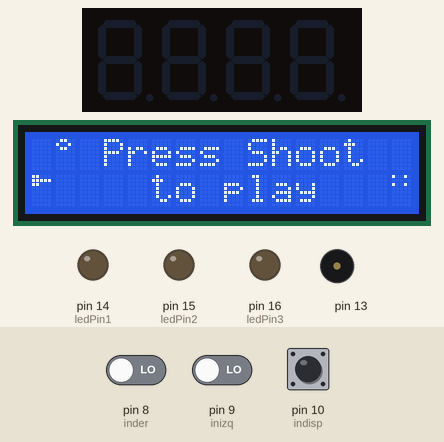
Bench run of a sketch on a simulated Arduino Mega 2560, built with avr-gcc and run on an emulated ATmega2560. Shown: 4-digit seven-segment display, 16×2 character LCD, output pins drawn as LEDs (lit = HIGH), buzzer (waves = sounding). The test bench sets the inputs (shaded band); at power-on: pin 10 (indisp) LOW, pin 9 (inizq) LOW, pin 8 (inder) LOW. Random numbers use the default seed unless the sketch sets one.

Above: at 1.2 s.
1.3 s: pin 10 (indisp) pulsed HIGH 2 times (0.12 s each, 0.3 s apart)
At 4.82 s:
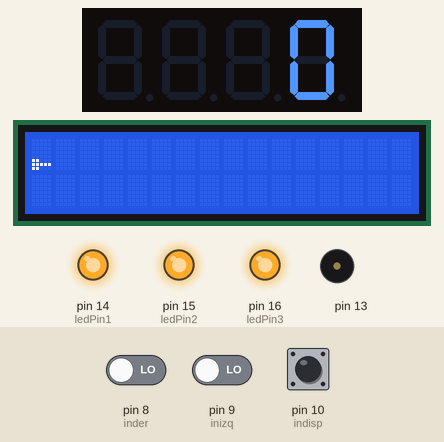
4.9 s: pin 9 (inizq) driven HIGH
At 5.6 s:
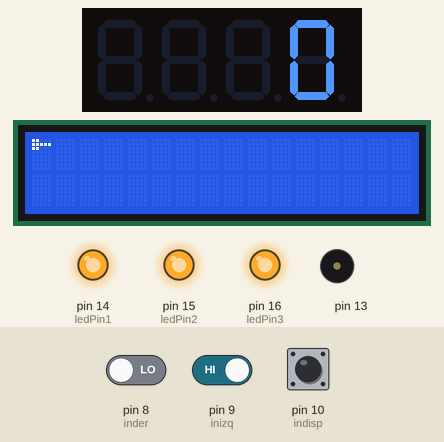
7.7 s: pin 9 (inizq) driven LOW
At 7.96 s:
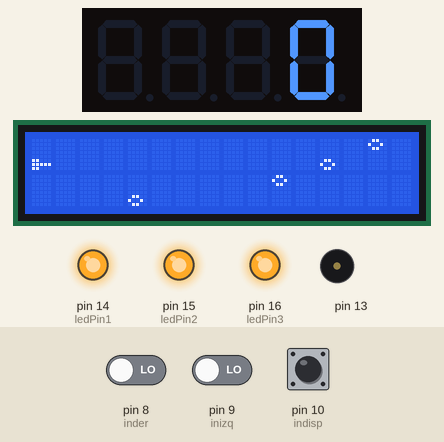
9.9 s: pin 9 (inizq) driven HIGH
At 10.0 s:
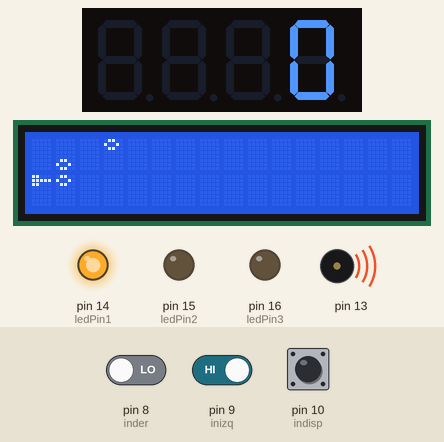
11.7 s: pin 10 (indisp) pulsed HIGH 5 times (0.12 s each, 0.3 s apart)
At 13.6 s:
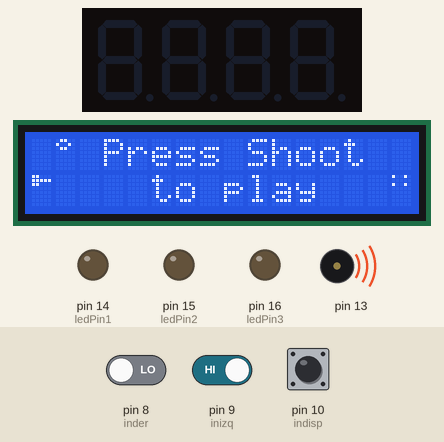
16.2 s: pin 8 (inder) driven HIGH
At 16.5 s:
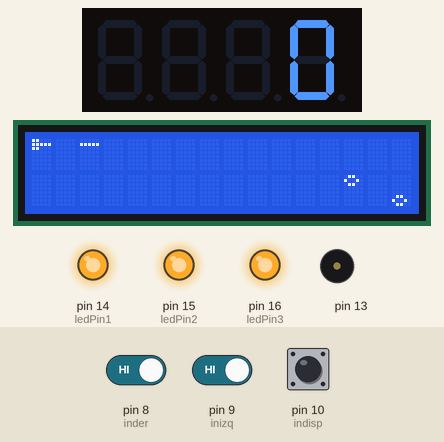
Timing chart, 0 to 21.0 s (numbered marks = the images above; inputs shaded):
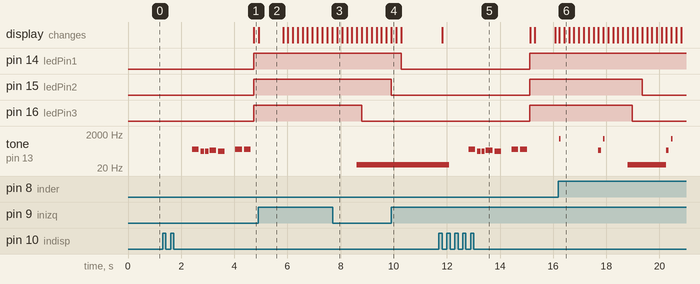

The sketch:

LCD-SpaceDefenseGame.ino
```cpp
#include "pitches.h"
#include <LiquidCrystal.h>
LiquidCrystal lcd(1, 2, 4, 5, 6, 7);
int ledPin1 = 14;    // choose the input pin (for led)
int ledPin2 = 15;    // choose the input pin (for led)
int ledPin3 = 16;    // choose the input pin (for led)
int inizq = 9;   // choose the input pin (for a pushbutton)
int inder = 8;   // choose the input pin (for a pushbutton)
int indisp = 10;
int val = 0;     // variable for reading the pin status
int nave = 2;
int disp1 = -1;
int disp2 = -1;
int disp3 = -1;
int disp4 = -1;
int meteorito = 0;
int me1 = 17;
int me2 = 17;
int me3 = 17;
int me4 = 17;
int puntos = 0;
int vida = 0;
int v1 = 0;
int v2 = 0;
int v3 = 0;

byte n1[8] = {
 B11000,
 B11111,
 B11000,
 B00000,
 B00000,
 B00000,
 B00000,
 B00000
};
byte n2[8] = {
 B00000,
 B00000,
 B00000,
 B00000,
 B00000,
 B11000,
 B11111,
 B11000,
};
byte laser1[8] = {
 B00000,
 B11111,
 B00000,
 B00000,
 B00000,
 B00000,
 B00000,
 B00000
};
byte laser2[8] = {
 B00000,
 B00000,
 B00000,
 B00000,
 B00000,
 B00000,
 B11111,
 B00000,
};
byte met1[8] = {
 B01100,
 B10010,
 B01100,
 B00000,
 B00000,
 B00000,
 B00000,
 B00000,
};
byte met2[8] = {
 B00000,
 B00000,
 B00000,
 B00000,
 B00000,
 B01100,
 B10010,
 B01100,
};
byte exp1[8] = {
 B10010,
 B00000,
 B10010,
 B00000,
 B00000,
 B00000,
 B00000,
 B00000,
};
byte exp2[8] = {
 B00000,
 B00000,
 B00000,
 B00000,
 B00000,
 B10010,
 B00000,
 B10010,
};
int melody[] = {
  NOTE_A3, NOTE_D5, NOTE_E5, NOTE_F5, NOTE_G5, NOTE_A5, NOTE_B5, NOTE_C6};

int melodybeginning[]={NOTE_C4, NOTE_G3, NOTE_G3, NOTE_A3, NOTE_G3, 0, NOTE_B3, NOTE_C4};
int noteDurations[]={4, 8, 8, 4, 4, 4, 4, 4};

#include "SevSeg.h"
SevSeg sevseg; //Initiate a seven segment controller object


void setup() {

byte leds = 0;

byte numDigits = 4;

byte digitPins[] = {42, 43, 44, 45};

byte segmentPins[] = {46, 47, 48, 49, 50, 51, 52, 53};


sevseg.begin(COMMON_CATHODE, numDigits, digitPins, segmentPins);

sevseg.setBrightness(90);


lcd.begin(16,2);
pinMode(inizq, INPUT);    // declare pushbutton as input
pinMode(inder, INPUT);    // declare pushbutton as input
pinMode(indisp, INPUT);    // declare pushbutton as input
pinMode(ledPin1, OUTPUT);    // declare LED as output
pinMode(ledPin2, OUTPUT);    // declare LED as output
pinMode(ledPin3, OUTPUT);    // declare LED as output
lcd.createChar(0,n1);
lcd.createChar(1,n2);
lcd.createChar(2,laser1);
lcd.createChar(3,laser2);
lcd.createChar(4,met1);
lcd.createChar(5,met2);
lcd.createChar(6,exp1);
lcd.createChar(7,exp2);

randomSeed(analogRead(0));
}

//*********************************************************************************************************************
void loop() {

if (vida < 1)
{

nave = 2;
disp1 = -1;
disp2 = -1;
disp3 = -1;
disp4 = -1;
me1 = 17;
me2 = 17;
me3 = 17;
me4 = 17;
lcd.setCursor(0,0);
lcd.print("   Press Shoot  ");
lcd.setCursor(0,1);
lcd.print("     to play    ");
lcd.setCursor(1,0);
lcd.write(byte(4));
lcd.setCursor(15,1);
lcd.write(byte(6));
lcd.setCursor(0,1);
lcd.write(byte(0));

}

do {
  digitalWrite(ledPin1, LOW);
  digitalWrite(ledPin2, LOW);
  digitalWrite(ledPin3, LOW);
  sevseg.refreshDisplay(); // Must run repeatedly
  val = digitalRead(indisp);
  if (val == HIGH && vida < 1) {
  delay (1);
  val = digitalRead(indisp);
  if (val == LOW && vida < 1) {
  sevseg.blank();
  delay (1000); //Beginning tone
      for (int thisNote=0; thisNote <13; thisNote++){
      //to calculate the note duration, take one second. Divided by the note type
      int noteDuration = 1000 / noteDurations [thisNote];
      tone(13, melodybeginning [thisNote], noteDuration);
      //to distinguish the notes, set a minimum time between them
      //the note's duration +30% seems to work well
      int pauseBetweenNotes = noteDuration * 1.30;
      delay(pauseBetweenNotes);
      //stop the tone playing
      noTone(13);
}
lcd.setCursor(0,0);
lcd.print("                ");
lcd.setCursor(0,1);
lcd.print("                ");
  vida = 3;
  puntos = 0;
  sevseg.setNumber(puntos);
  sevseg.refreshDisplay(); // Must run repeatedly
  }}
} while (vida < 1);

//VIDALOOP-------------------------------------------------------------------------------
if (vida > 2) {
   v1 = 1;
   v2 = 1;
   v3 = 1;
} else {
if (vida > 1) {
   v1 = 1;
   v2 = 1;
   v3 = 0;
} else {
if (vida > 0) {
   v1 = 1;
   v2 = 0;
   v3 = 0;
}}}

if (v1 > 0) {
    digitalWrite(ledPin1, HIGH);
  } else {
    digitalWrite(ledPin1, LOW);
}

if (v2 > 0) {
    digitalWrite(ledPin2, HIGH);
  } else {
    digitalWrite(ledPin2, LOW);
}

if (v3 > 0) {
    digitalWrite(ledPin3, HIGH);
  } else {
    digitalWrite(ledPin3, LOW);
}
//VIDALOOP-------------------------------------------------------------------------------

sevseg.refreshDisplay(); // Must run repeatedly
sevseg.refreshDisplay(); // Must run repeatedly
sevseg.refreshDisplay(); // Must run repeatedly
if (me1 > 0) {
if (me1 < 17) {
  lcd.setCursor(me1+1,0);
  lcd.print(" ");
  lcd.setCursor(me1,0);
  lcd.write(byte(4));
  me1 -= 1;
}
} else {
  tone(13, NOTE_B0, 2001); //Dead
  vida -= 1;
  me1 = 17;
}
sevseg.refreshDisplay(); // Must run repeatedly
sevseg.refreshDisplay(); // Must run repeatedly
sevseg.refreshDisplay(); // Must run repeatedly
if (me2 > 0) {
if (me2 < 17) {
  lcd.setCursor(me2+1,0);
  lcd.print(" ");
  lcd.setCursor(me2,0);
  lcd.write(byte(5));
  me2 -= 1;
}
} else {
  tone(13, NOTE_B0, 2001); //Dead
  vida -= 1;
  me2 = 17;
}
sevseg.refreshDisplay(); // Must run repeatedly
sevseg.refreshDisplay(); // Must run repeatedly
sevseg.refreshDisplay(); // Must run repeatedly
if (me3 > 0) {
if (me3 < 17) {
  lcd.setCursor(me3+1,1);
  lcd.print(" ");
  lcd.setCursor(me3,1);
  lcd.write(byte(4));
  me3 -= 1;
}
} else {
  tone(13, NOTE_B0, 2001); //Dead
  vida -= 1;
  me3 = 17;
}
sevseg.refreshDisplay(); // Must run repeatedly
sevseg.refreshDisplay(); // Must run repeatedly
sevseg.refreshDisplay(); // Must run repeatedly
if (me4 > 0) {
if (me4 < 17) {
  lcd.setCursor(me4+1,1);
  lcd.print(" ");
  lcd.setCursor(me4,1);
  lcd.write(byte(5));
  me4 -= 1;
}
} else {
  tone(13, NOTE_B0, 2001); //Dead
  vida -= 1;
  me4 = 17;
}
sevseg.refreshDisplay(); // Must run repeatedly
sevseg.refreshDisplay(); // Must run repeatedly
sevseg.refreshDisplay(); // Must run repeatedly
if (nave > 4)
{
  nave = 4;
} else {
if (nave < 1)
{
  nave = 1;
}
}
sevseg.refreshDisplay(); // Must run repeatedly
sevseg.refreshDisplay(); // Must run repeatedly
sevseg.refreshDisplay(); // Must run repeatedly
if (disp1 > 0) {
  if (disp1 == 17) {
    disp1 -= 18;
    } else {
  lcd.setCursor(disp1-1,0);
  lcd.print(" ");
  lcd.setCursor(disp1,0);
  lcd.write(byte(2));
  disp1 += 1;
}
}
sevseg.refreshDisplay(); // Must run repeatedly
sevseg.refreshDisplay(); // Must run repeatedly
sevseg.refreshDisplay(); // Must run repeatedly
if (disp2 > 0) {
  if (disp2 == 17) {
    disp2 -= 18;
    } else {
  lcd.setCursor(disp2-1,0);
  lcd.print(" ");
  lcd.setCursor(disp2,0);
  lcd.write(byte(3));
  disp2 += 1;
}
}
sevseg.refreshDisplay(); // Must run repeatedly
sevseg.refreshDisplay(); // Must run repeatedly
sevseg.refreshDisplay(); // Must run repeatedly
if (disp3 > 0) {
  if (disp3 == 17) {
    disp3 -= 18;
    } else {
  lcd.setCursor(disp3-1,1);
  lcd.print(" ");
  lcd.setCursor(disp3,1);
  lcd.write(byte(2));
  disp3 += 1;
}
}
sevseg.refreshDisplay(); // Must run repeatedly
sevseg.refreshDisplay(); // Must run repeatedly
sevseg.refreshDisplay(); // Must run repeatedly
if (disp4 > 0) {
  if (disp4 == 17) {
    disp4 -= 18;
    } else {
  lcd.setCursor(disp4-1,1);
  lcd.print(" ");
  lcd.setCursor(disp4,1);
  lcd.write(byte(3));
  disp4 += 1;
}
}
sevseg.refreshDisplay(); // Must run repeatedly
sevseg.refreshDisplay(); // Must run repeatedly
sevseg.refreshDisplay(); // Must run repeatedly
if (nave == 1)
{
lcd.setCursor(0,1);
lcd.print(" ");
lcd.setCursor(0,0);
lcd.write(byte(0));
} else {
if (nave == 2)
{
lcd.setCursor(0,1);
lcd.print(" ");
lcd.setCursor(0,0);
lcd.write(byte(1));
} else {
if (nave == 3)
{
lcd.setCursor(0,0);
lcd.print(" ");
lcd.setCursor(0,1);
lcd.write(byte(0));
} else {
if (nave == 4)
{
lcd.setCursor(0,0);
lcd.print(" ");
lcd.setCursor(0,1);
lcd.write(byte(1));
}
}
}
}

sevseg.refreshDisplay(); // Must run repeatedly
//MAXIMUMDELAY**********************************************
delay(2);
sevseg.refreshDisplay(); // Must run repeatedly
delay(2);
sevseg.refreshDisplay(); // Must run repeatedly
delay(2);
sevseg.refreshDisplay(); // Must run repeatedly
delay(2);
sevseg.refreshDisplay(); // Must run repeatedly
delay(2);
sevseg.refreshDisplay(); // Must run repeatedly
delay(2);
sevseg.refreshDisplay(); // Must run repeatedly
delay(2);
sevseg.refreshDisplay(); // Must run repeatedly
delay(2);
sevseg.refreshDisplay(); // Must run repeatedly
delay(2);
sevseg.refreshDisplay(); // Must run repeatedly
delay(2);
sevseg.refreshDisplay(); // Must run repeatedly
delay(2);
sevseg.refreshDisplay(); // Must run repeatedly
delay(2);
sevseg.refreshDisplay(); // Must run repeatedly
delay(2);
sevseg.refreshDisplay(); // Must run repeatedly
delay(2);
sevseg.refreshDisplay(); // Must run repeatedly
delay(2);
sevseg.refreshDisplay(); // Must run repeatedly
delay(2);
sevseg.refreshDisplay(); // Must run repeatedly
delay(2);
sevseg.refreshDisplay(); // Must run repeatedly
delay(2);
sevseg.refreshDisplay(); // Must run repeatedly
delay(2);
sevseg.refreshDisplay(); // Must run repeatedly
delay(2);
sevseg.refreshDisplay(); // Must run repeatedly
delay(2);
sevseg.refreshDisplay(); // Must run repeatedly
delay(2);
sevseg.refreshDisplay(); // Must run repeatedly
delay(2);
sevseg.refreshDisplay(); // Must run repeatedly
delay(2);
sevseg.refreshDisplay(); // Must run repeatedly
delay(2);
sevseg.refreshDisplay(); // Must run repeatedly
delay(2);
sevseg.refreshDisplay(); // Must run repeatedly
delay(2);
sevseg.refreshDisplay(); // Must run repeatedly
delay(2);
sevseg.refreshDisplay(); // Must run repeatedly
delay(2);
sevseg.refreshDisplay(); // Must run repeatedly
delay(2);
sevseg.refreshDisplay(); // Must run repeatedly
delay(2);
sevseg.refreshDisplay(); // Must run repeatedly
delay(2);
sevseg.refreshDisplay(); // Must run repeatedly
delay(2);
sevseg.refreshDisplay(); // Must run repeatedly
delay(2);
sevseg.refreshDisplay(); // Must run repeatedly
delay(2);
sevseg.refreshDisplay(); // Must run repeatedly
delay(2);
sevseg.refreshDisplay(); // Must run repeatedly
delay(2);
sevseg.refreshDisplay(); // Must run repeatedly
delay(2);
sevseg.refreshDisplay(); // Must run repeatedly
delay(2);
sevseg.refreshDisplay(); // Must run repeatedly
delay(2);
sevseg.refreshDisplay(); // Must run repeatedly
delay(2);
sevseg.refreshDisplay(); // Must run repeatedly
delay(2);
sevseg.refreshDisplay(); // Must run repeatedly
delay(2);
sevseg.refreshDisplay(); // Must run repeatedly
delay(2);
sevseg.refreshDisplay(); // Must run repeatedly
delay(2);
sevseg.refreshDisplay(); // Must run repeatedly
delay(2);
sevseg.refreshDisplay(); // Must run repeatedly
delay(2);
sevseg.refreshDisplay(); // Must run repeatedly
delay(2);
sevseg.refreshDisplay(); // Must run repeatedly
delay(2);
sevseg.refreshDisplay(); // Must run repeatedly
delay(2);
sevseg.refreshDisplay(); // Must run repeatedly
delay(2);
sevseg.refreshDisplay(); // Must run repeatedly
delay(2);
sevseg.refreshDisplay(); // Must run repeatedly
delay(2);
sevseg.refreshDisplay(); // Must run repeatedly
delay(2);
sevseg.refreshDisplay(); // Must run repeatedly
delay(2);
sevseg.refreshDisplay(); // Must run repeatedly
delay(2);
sevseg.refreshDisplay(); // Must run repeatedly
delay(2);
sevseg.refreshDisplay(); // Must run repeatedly
delay(2);
sevseg.refreshDisplay(); // Must run repeatedly
delay(2);
sevseg.refreshDisplay(); // Must run repeatedly
delay(2);
sevseg.refreshDisplay(); // Must run repeatedly
delay(2);
sevseg.refreshDisplay(); // Must run repeatedly
delay(2);
sevseg.refreshDisplay(); // Must run repeatedly
delay(2);
sevseg.refreshDisplay(); // Must run repeatedly
delay(2);
sevseg.refreshDisplay(); // Must run repeatedly
delay(2);
sevseg.refreshDisplay(); // Must run repeatedly
delay(2);
sevseg.refreshDisplay(); // Must run repeatedly
delay(2);
sevseg.refreshDisplay(); // Must run repeatedly
delay(2);
sevseg.refreshDisplay(); // Must run repeatedly
delay(2);
sevseg.refreshDisplay(); // Must run repeatedly
delay(2);
sevseg.refreshDisplay(); // Must run repeatedly
delay(2);
sevseg.refreshDisplay(); // Must run repeatedly
delay(2);
sevseg.refreshDisplay(); // Must run repeatedly
delay(2);
sevseg.refreshDisplay(); // Must run repeatedly
delay(2);
sevseg.refreshDisplay(); // Must run repeatedly
delay(2);
sevseg.refreshDisplay(); // Must run repeatedly
delay(2);
sevseg.refreshDisplay(); // Must run repeatedly
delay(2);
sevseg.refreshDisplay(); // Must run repeatedly
delay(2);
sevseg.refreshDisplay(); // Must run repeatedly
delay(2);
sevseg.refreshDisplay(); // Must run repeatedly
delay(2);
sevseg.refreshDisplay(); // Must run repeatedly
//MAXIMUMDELAY**********************************************


sevseg.refreshDisplay(); // Must run repeatedly
meteorito = random (1,10);
if (meteorito == 1) {
  if (me1 == 17 && (me2 == 17 || me2 < 15)) {
  me1 -= 1;
} else {
  lcd.setCursor(me1+1,0);
  lcd.print(" ");
  lcd.setCursor(me1,0);
  lcd.write(byte(4));
  me1 -= 0;
}
} else {
if (meteorito == 2) {
  if (me2 == 17 && (me1 == 17 || me1 < 15)) {
  me2 -= 1;
} else {
  lcd.setCursor(me2+1,0);
  lcd.print(" ");
  lcd.setCursor(me2,0);
  lcd.write(byte(5));
  me2 -= 0;
}
} else {
if (meteorito == 3) {
  if (me3 == 17 && (me4 == 17 || me4 < 15)) {
  me3 -= 1;
} else {
  lcd.setCursor(me3+1,1);
  lcd.print(" ");
  lcd.setCursor(me3,1);
  lcd.write(byte(4));
  me3 -= 0;
}
} else {
if (meteorito == 4) {
  if (me4 == 17 && (me3 == 17 || me3 < 15)) {
  me4 -= 1;
} else {
  lcd.setCursor(me4+1,1);
  lcd.print(" ");
  lcd.setCursor(me4,1);
  lcd.write(byte(5));
  me4 -= 0;
}
}
}
}
}

sevseg.refreshDisplay(); // Must run repeatedly
val = digitalRead(inizq);
if (val == LOW) {
nave = nave+1;
} else {
val = digitalRead(inder);
if (val == LOW) {
nave = nave-1;
} else {
val = digitalRead(indisp);
if (val == LOW) {
if (nave == 1 && disp1 == -1) {
tone(13, NOTE_D5, 100);
tone(13, NOTE_C6, 57);
disp1 = 1;
lcd.setCursor(1,0);
lcd.write(byte(2));
} else {
if (nave == 2 && disp2 == -1) {
tone(13, NOTE_D5, 100);
tone(13, NOTE_C6, 57);
disp2 = 1;
lcd.setCursor(1,0);
lcd.write(byte(3));
} else {
if (nave == 3 && disp3 == -1) {
tone(13, NOTE_D5, 100);
tone(13, NOTE_C6, 57);
disp3 = 1;
lcd.setCursor(1,1);
lcd.write(byte(2));
} else {
if (nave == 4 && disp4 == -1) {
tone(13, NOTE_D5, 100);
tone(13, NOTE_C6, 57);
disp4 = 1;
lcd.setCursor(1,1);
lcd.write(byte(3));
}
}
}
}
}
}
}
sevseg.refreshDisplay(); // Must run repeatedly
if (me1 == disp1) {
 tone(13, NOTE_A3, 100);
 lcd.setCursor(me1-1,0);
 lcd.print(" ");
 lcd.setCursor(me1+1,0);
 lcd.print(" ");
 lcd.setCursor(me1,0);
 lcd.write(byte(6));
 me1 = 17;
 disp1 = -1;
 puntos += 10;
 sevseg.setNumber(puntos);
 sevseg.refreshDisplay(); // Must run repeatedly
} else {
if (me1 == disp1-1) {
 tone(13, NOTE_A3, 100);
 lcd.setCursor(me1+1,0);
 lcd.print(" ");
 lcd.setCursor(me1,0);
 lcd.write(byte(6));
 me1 = 17;
 disp1 = -1;
 puntos += 10;
 sevseg.setNumber(puntos);
 sevseg.refreshDisplay(); // Must run repeatedly
}
}

if (me2 == disp2) {
 tone(13, NOTE_A3, 100);
 lcd.setCursor(me2-1,0);
 lcd.print(" ");
 lcd.setCursor(me2+1,0);
 lcd.print(" ");
 lcd.setCursor(me2,0);
 lcd.write(byte(7));
 me2 = 17;
 disp2 = -1;
 puntos += 10;
 sevseg.setNumber(puntos);
 sevseg.refreshDisplay(); // Must run repeatedly
} else {
if (me2 == disp2-1) {
 tone(13, NOTE_A3, 100);
 lcd.setCursor(me2+1,0);
 lcd.print(" ");
 lcd.setCursor(me2,0);
 lcd.write(byte(7));
 me2 = 17;
 disp2 = -1;
 puntos += 10;
 sevseg.setNumber(puntos);
 sevseg.refreshDisplay(); // Must run repeatedly
}
}

if (me3 == disp3) {
 tone(13, NOTE_A3, 100);
 lcd.setCursor(me3-1,1);
 lcd.print(" ");
 lcd.setCursor(me3+1,1);
 lcd.print(" ");
 lcd.setCursor(me3,1);
 lcd.write(byte(6));
 me3 = 17;
 disp3 = -1;
 puntos += 10;
 sevseg.setNumber(puntos);
 sevseg.refreshDisplay(); // Must run repeatedly
} else {
if (me3 == disp3-1) {
 tone(13, NOTE_A3, 100);
 lcd.setCursor(me3+1,1);
 lcd.print(" ");
 lcd.setCursor(me3,1);
 lcd.write(byte(6));
 me3 = 17;
 disp3 = -1;
 puntos += 10;
 sevseg.setNumber(puntos);
 sevseg.refreshDisplay(); // Must run repeatedly
}
}

if (me4 == disp4) {
 tone(13, NOTE_A3, 100);
 lcd.setCursor(me4-1,1);
 lcd.print(" ");
 lcd.setCursor(me4+1,1);
 lcd.print(" ");
 lcd.setCursor(me4,1);
 lcd.write(byte(7));
 me4 = 17;
 disp4 = -1;
 puntos += 10;
 sevseg.setNumber(puntos);
 sevseg.refreshDisplay(); // Must run repeatedly
} else {
if (me4 == disp4-1) {
 tone(13, NOTE_A3, 100);
 lcd.setCursor(me4+1,1);
 lcd.print(" ");
 lcd.setCursor(me4,1);
 lcd.write(byte(7));
 me4 = 17;
 disp4 = -1;
 puntos += 10;
 sevseg.setNumber(puntos);
 sevseg.refreshDisplay(); // Must run repeatedly
}
}
sevseg.refreshDisplay(); // Must run repeatedly
}
```

Measured:
- after the input at 1.3 s, pin 14 (ledPin1), pin 15 (ledPin2), pin 16 (ledPin3): LOW → HIGH after 3.4 s; tone on pin 13: plays 262 Hz for 0.25 s, 196 Hz for 0.13 s, 196 Hz for 0.13 s, 220 Hz for 0.25 s, 196 Hz for 0.25 s, 247 Hz for 0.25 s … (7 notes in this stretch), starting after 1.1 s; the display: changes after 3.4 s (image 1)
- after the input at 11.7 s, pin 14 (ledPin1), pin 15 (ledPin2), pin 16 (ledPin3): LOW → HIGH after 3.4 s; the display: changes after 0.12 s (image 5)
